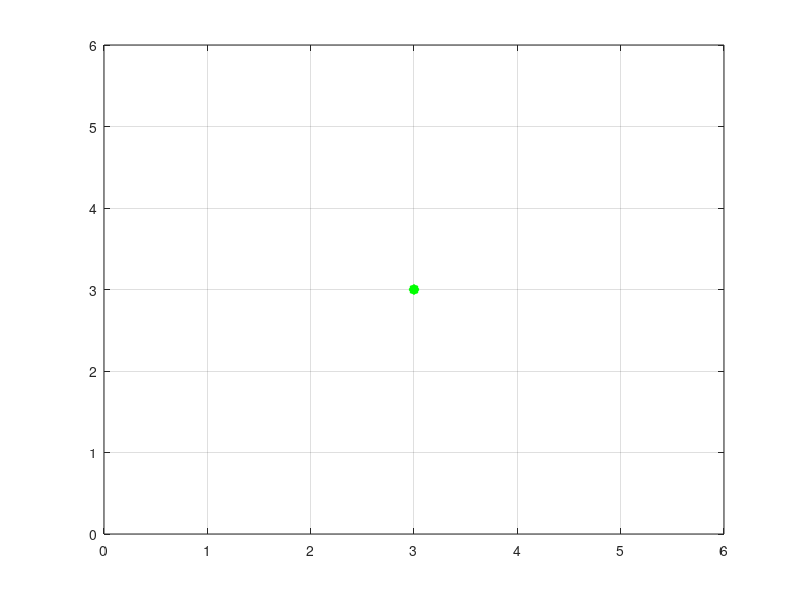

The MATLAB script that drew this image: (Note: this script raises an error after producing the figure.)
clc
clear
close all


%% Possible Knight Moves

plot(3,3,'*g','LineWidth',5)
hold on
axis([0 6 0 6])
grid on
plot(4,5,'*bl','LineWidth',5)
plot(4,1,'*bl','LineWidth',5)
plot(5,4,'*r','LineWidth',5)
plot(5,2,'*r','LineWidth',5)
plot(2,5,'*bl','LineWidth',5)
plot(2,1,'*bl','LineWidth',5)
plot(1,4,'*r','LineWidth',5)
plot(1,2,'*r','LineWidth',5)
title("Possible Knight Moves")
xlabel("Column")
ylabel("Row")


%% Move Matrices

x = [1, 2, 2, 1, -1, -2, -2, -1]
y = [2, 1, -1, -2, -2, -1, 1, 2]


%% Same values of m but different moves

figure
plot(2,1,'*g','LineWidth',5)
hold on
axis([0 4 0 4])
axis equal
xticks([ 0 1 2 3 4])
yticks([ 0 1 2 3 4])
grid on
axis equal
plot(3,3,'*bl','LineWidth',5)
plot(1,2,'*r','LineWidth',5)
plot([2 2 3],[1 3 3],'k')
plot([1 3 3],[2 2 3],'--k')
legend('Start','Middle','End','m(t)','m(t+1)')
title("Same values of |m(t)| and |m(t+1)| but different moves ")
xlabel("Column")
ylabel("Row")


%% Proof-accepted moves
figure
plot(2,1,'*g','LineWidth',5)
hold on
axis([0 4 0 4])
axis equal
xticks([ 0 1 2 3 4])
yticks([ 0 1 2 3 4])
grid on
axis equal
plot(3,3,'*bl','LineWidth',5)
plot(1,2,'*r','LineWidth',5)
plot([2 2 3],[1 3 3],'k')
plot([1 3 3],[2 2 3],'--k')
plot([3 3 2],[2 1 1],'--k')
legend('Start','Middle','End','m(t)','m(t+1)')
title("Possible moves, m(t+1), accepted by the proof")
xlabel("Column")
ylabel("Row")


%% Program accepted move
figure
plot(2,1,'*g','LineWidth',5)
hold on
axis([0 4 0 4])
axis equal
xticks([ 0 1 2 3 4])
yticks([ 0 1 2 3 4])
grid on
axis equal
plot(3,3,'*bl','LineWidth',5)
plot(1,2,'*r','LineWidth',5)
plot([2 2 3],[1 3 3],'k')
plot([1 3 3],[2 2 3],'--k')
legend('Start','Middle','End','m(t)','m(t+1)')
title("Possible moves, m(t+1), accepted by the program")
xlabel("Column")
ylabel("Row")
